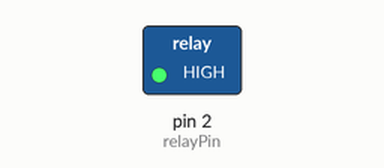
This sketch was run on a simulated Arduino Uno, built with avr-gcc and run on an emulated ATmega328P. Shown: switched loads named in the sketch (green lamp = pin HIGH). What the sketch prints to the serial monitor is not drawn.

Above: at 2.5 s.
At 7.5 s:
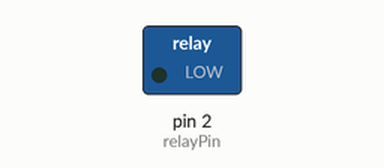
Timing chart, 0 to 13.0 s (numbered marks = the images above):
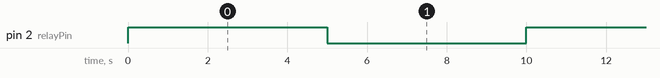

Measured:
- by itself, pin 2 (relayPin): alternates HIGH for 5.0 s and LOW for 5.0 s

The sketch:

relay.ino
```cpp
const int relayPin = 2;
String comdata = "";
int lastLength = 0;

void setup()
{
    pinMode(relayPin, OUTPUT);
    Serial.begin(9600);
    Serial.print("Please input your command to control this Lamp: ");
}

void loop()
{
    digitalWrite(relayPin,HIGH);
    delay(5000);
    digitalWrite(relayPin,LOW);
    delay(5000);

    /*
    if (Serial.available()>0)
    {
        comdata ="";
        while (Serial.available()>0)
        {
            comdata += char(Serial.read());
            delay(2);
        }
        Serial.println(comdata);
    }
    if (comdata == "on")
    {
        digitalWrite(relayPin, HIGH);
    }
    else if(comdata == "off")
    {
        digitalWrite(relayPin, LOW);
    }
    else
    {
        Serial.println("Please input correct commamd !");
        delay(5000);
    }
    */
}
```
